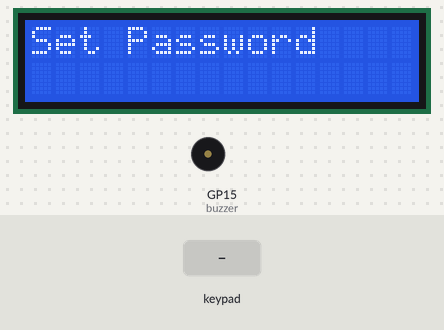
Bench run of a program on a simulated Raspberry Pi Pico running MicroPython. Parts: 16×2 character LCD, buzzer (waves = sounding). The inputs (shaded band) are chosen by the test bench.

Above: at 5.0 s.
5.1 s: keypad keys 1 2 # pressed 0.4 s apart
At 6.9 s:
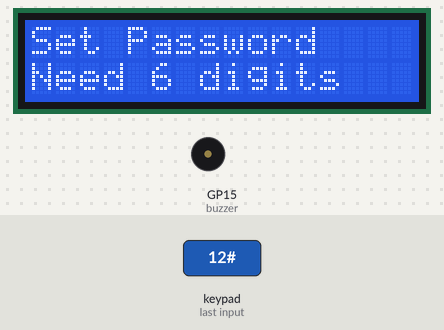
8.7 s: key '1' pressed
At 9.7 s:
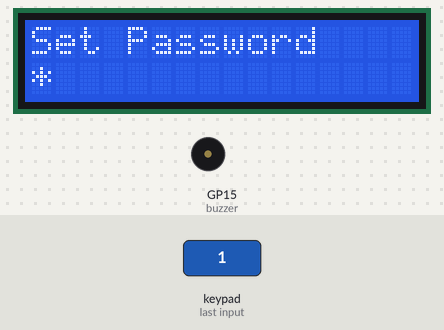
10.4 s: keypad keys 1 2 pressed 0.4 s apart
At 11.3 s:
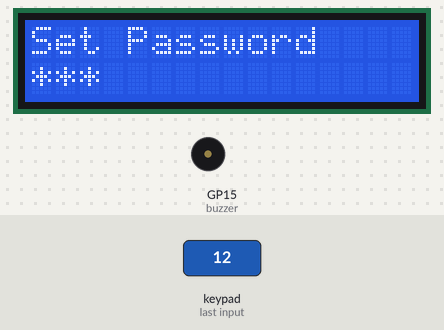
12.7 s: key '2' pressed
At 14.0 s:
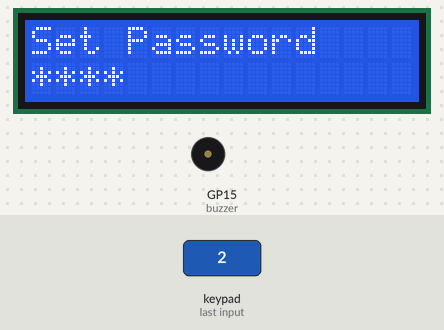
14.4 s: keypad keys 2 5 # pressed 0.4 s apart
At 16.6 s:
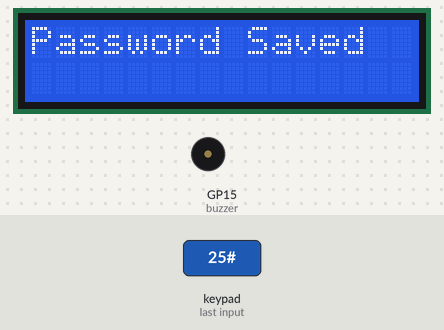
17.1 s: key '3' pressed
At 18.5 s:
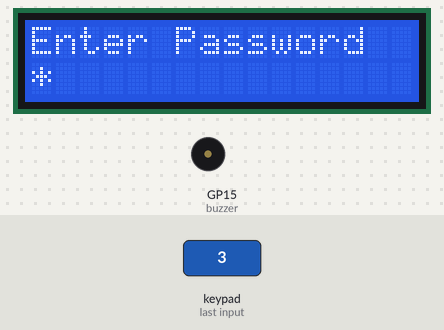
Timing chart, 0 to 19.8 s (numbered marks = the images above; inputs shaded):
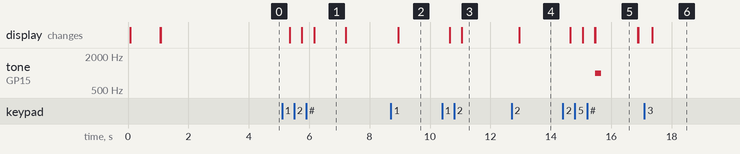

The program:

Assignment_1.py
```python
# Name : Ronnie Muturi
# Date : 26/02/2026
# Program to make a password in Wokwi

from machine import Pin, I2C, PWM
import time
from i2c_lcd import I2cLcd  # make sure lcd_api.py & i2c_lcd.py are added

# ---------------- LCD SETUP ----------------
I2C_ADDR = 0x27
i2c = I2C(0, sda=Pin(0), scl=Pin(1), freq=400000)
lcd = I2cLcd(i2c, I2C_ADDR, 2, 16)

# ---------------- BUZZER ----------------
buzzer = PWM(Pin(15))

# ---------------- KEYPAD SETUP ----------------
rows = [Pin(6, Pin.OUT), Pin(7, Pin.OUT), Pin(8, Pin.OUT), Pin(9, Pin.OUT)]
cols = [Pin(10, Pin.IN, Pin.PULL_DOWN), Pin(11, Pin.IN, Pin.PULL_DOWN),
        Pin(12, Pin.IN, Pin.PULL_DOWN), Pin(13, Pin.IN, Pin.PULL_DOWN)]

keys = [
    ['1','2','3','A'],
    ['4','5','6','B'],
    ['7','8','9','C'],
    ['*','0','#','D']
]

# ---------------- FUNCTIONS ----------------
def read_key():
    for r in range(4):
        rows[r].high()
        for c in range(4):
            if cols[c].value():
                time.sleep(0.25)  # debounce
                rows[r].low()
                return keys[r][c]
        rows[r].low()
    return None

def beep(times):
    """Simple single-tone beep"""
    for _ in range(times):
        buzzer.freq(1000)
        buzzer.duty_u16(30000)
        time.sleep(0.2)
        buzzer.duty_u16(0)
        time.sleep(0.2)

def alarm():
    """Stronger sweeping alarm siren"""
    for _ in range(10):  # repeat 10 times
        # sweep up
        for freq in range(600, 1500, 50):
            buzzer.freq(freq)
            buzzer.duty_u16(30000)
            time.sleep(0.01)
        # sweep down
        for freq in range(1500, 600, -50):
            buzzer.freq(freq)
            buzzer.duty_u16(30000)
            time.sleep(0.01)
    buzzer.duty_u16(0)

def get_password(message):
    lcd.clear()
    lcd.putstr(message)
    lcd.move_to(0, 1)
    entered = ""
    while True:
        key = read_key()
        if not key:
            continue
        # CLEAR
        if key == '*':
            entered = ""
            lcd.move_to(0, 1)
            lcd.putstr(" " * 16)
            lcd.move_to(0, 1)
        # ENTER
        elif key == '#':
            if len(entered) == 6:
                return entered
            else:
                lcd.move_to(0, 1)
                lcd.putstr("Need 6 digits")
                time.sleep(1)
                lcd.move_to(0, 1)
                lcd.putstr(" " * 16)
                lcd.move_to(0, 1)
                entered = ""
        # DIGITS
        elif key.isdigit() and len(entered) < 6:
            entered += key
            lcd.putstr("*")

# ---------------- SET PASSWORD ----------------
lcd.clear()
lcd.putstr("Set Password")
time.sleep(1)
password = get_password("Set Password")
lcd.clear()
lcd.putstr("Password Saved")
beep(1)
time.sleep(1)

# ---------------- MAIN LOOP ----------------
while True:
    entered = get_password("Enter Password")
    if entered == password:
        lcd.clear()
        lcd.putstr("Access Granted")
        beep(1)
    else:
        lcd.clear()
        lcd.putstr("Wrong Password")
        alarm()  # intense siren alarm
    time.sleep(2)
```

Measured:
- after the input at 5.1 s, the display: first changes after 0.25 s (image 1 shows a later state)
- after the input at 8.7 s, the display: changes after 0.25 s (image 2)
- after the input at 10.4 s, the display: first changes after 0.25 s (image 3 shows a later state)
- after the input at 12.7 s, the display: changes after 0.25 s (image 4)
- after the input at 14.4 s, tone on GP15 (buzzer): silent → 1000 Hz after 1.1 s, → silent 0.20 s later; the display: first changes after 0.25 s (image 5 shows a later state)
- after the input at 17.1 s, the display: changes after 0.25 s (image 6)
- what the display in image 1 shows lasts 1.0 s, from 6.2 s to 7.2 s
